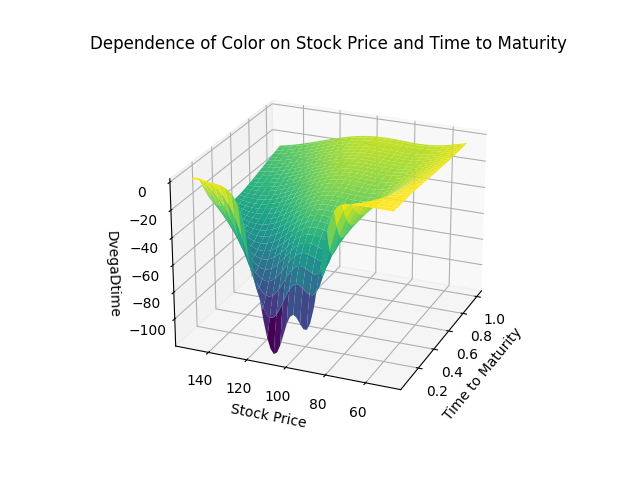

Generate this figure with Python:
import numpy as np
from scipy.stats import norm
from matplotlib import pyplot as plt
from matplotlib import cm

# parameter settings
save_figure = True
S_min = 50          # lower bound of Asset Price
S_max = 150         # upper bound of Asset Price
tau_min = 0.05      # lower bound of Time to Maturity
tau_max = 1         # upper bound of Time to Maturity
K = 100             # exercise price
r = 0.1             # riskfree interest rate
sig = 0.35          # volatility
d = 0.2             # dividend rate
steps = 60          # steps

tau = np.linspace(tau_min, tau_max, steps)
S = np.linspace(S_max, S_min, steps)


def get_dvega_dtime(tau, S, K, r, d, sig):
    y = (np.log(S/K) + (r - d - sig**2/2) * tau)/(sig * np.sqrt(tau))
    d1 = y+sig*np.sqrt(tau)
    vega = np.exp(-d * tau) * S * np.sqrt(tau) * norm.pdf(d1)
    b = r - d

    return vega*(d+b*d1/(sig*np.sqrt(tau))-(1+d1*y)/(2*tau))


X, Y = np.meshgrid(tau, S)
fig, ax = plt.subplots(subplot_kw={"projection": "3d"})
ax.plot_surface(X, Y, get_dvega_dtime(X, Y, K, r, d, sig), cmap=cm.viridis)
ax.set_title('Dependence of Color on Stock Price and Time to Maturity')
ax.set_xlabel('Time to Maturity')
ax.set_ylabel('Stock Price')
ax.set_zlabel('DvegaDtime')
plt.show()

if save_figure:
    fig.savefig('SFEDvegaDtime.png', transparent=True)
